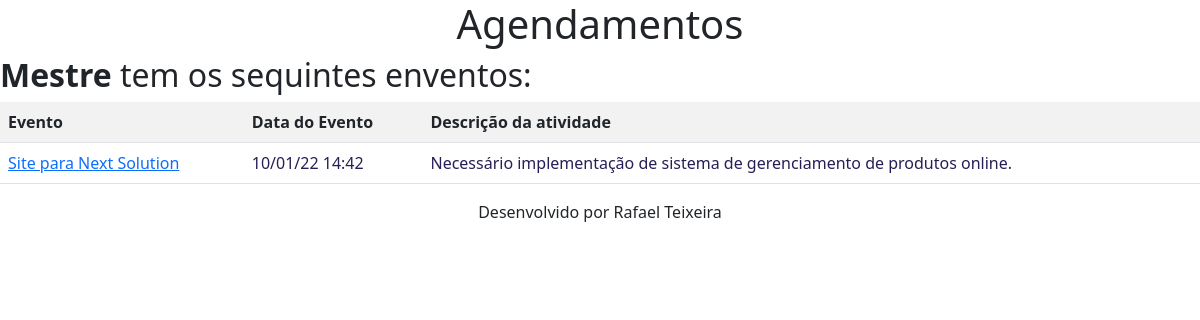
Page / (signed in) on the earlier database version.
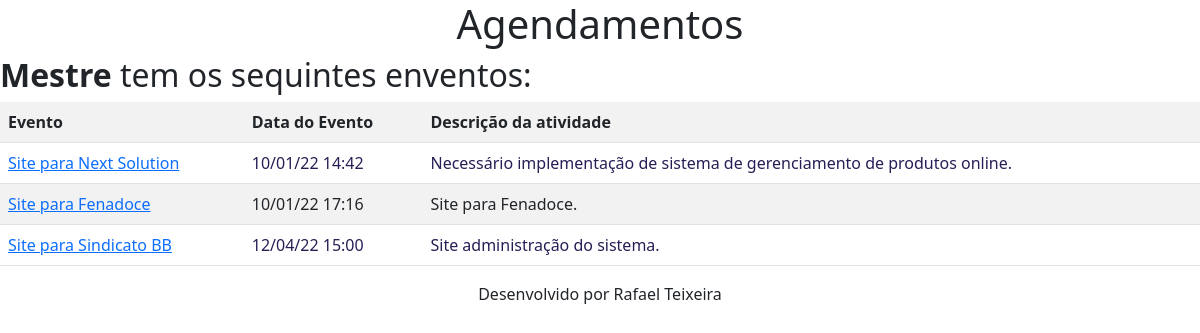
Same page on the later database version.
### core/models.py (models this page shows, shortened)
class Evento(models.Model):
    titulo=models.CharField(max_length=100)
    descricao=models.TextField(null=True, blank=True)
    data_evento=DateTimeField(verbose_name='Data do Evento')
    data_criacao=DateTimeField(auto_now=True,verbose_name='Data de Criacao')
    usuario=models.ForeignKey(User,on_delete=models.CASCADE) # models.cascade (Se o usuário for deletado, seus eventos também serão.) Para User será necessário defenir um valor padrão.
    class Meta:                 #Alteração do nome da tabela sqlite3: comando sqlmigrate core xxxx/dados para migração manual.
        db_table='evento'
    def get_data_evento(self):
        return self.data_evento.strftime('%d/%m/%y %H:%M')

### core/views.py (the view)
# urls.py: path('', views.agendamento,name='agendamento'),
def agendamento(resquest):
    usuario=resquest.user
    evento=Evento.objects.filter(usuario=usuario)
    usuario=str(usuario).capitalize
    dados={'eventos':evento,'usuario':usuario}
    return render(resquest,'agenda.html',dados)

### core/templates/agenda.html
{% extends 'model-page.html' %}
{% block content %}
    <center><h1>Agendamentos</h1></center>
    <h2><b>{{ usuario }}</b> tem os sequintes enventos:</h2>
    <table  id="lista" class="table table-striped table-hover table-responsive">
        <tr>
            <th>Evento</th>
            <th>Data do Evento</th>
            <th>Descrição da atividade</th>
        </tr>
        {% for evento in eventos %}
        <tr>
            <td><a href="titulo/{{evento.titulo}}/" target="_blank" enconding="utf-8">{{ evento.titulo }}</a></td>
            <td>{{ evento.get_data_evento }}</td>
            <td>{{ evento.descricao }}</td>
        </tr>
        {% endfor %}
    </table>
{% endblock %}

### core/templates/model-page.html
{% load static %}
<!DOCTYPE html>
<html lang="pt-br">
<head>
    {% include 'model-header.html' %}
</head>
<body>
    {% block content %} {% endblock %}
    {% include 'model-footer.html' %}
</body>
</html>

### core/templates/model-header.html (shortened to what this page needs)
{% load static %}
    <link rel="stylesheet" href="{% static 'css/style.css' %}">
    <link rel="stylesheet" href="{% static 'css/bootstrap.min.css' %}">

### core/templates/model-footer.html
<center><p>Desenvolvido por Rafael Teixeira</p></center>

### core/static/css/style.css (style rules this page uses)
body { background-color: rgb(99, 130, 143); color: blue; }
#lista { color: rgb(38, 31, 85); text-justify: auto; }

Differences in the rows shown:
added Evento: titulo "Site para Fenadoce", get_data_evento "10/01/22 17:16", descricao "Site para Fenadoce."
added Evento: titulo "Site para Sindicato BB", get_data_evento "12/04/22 15:00", descricao "Site administração do sistema."
